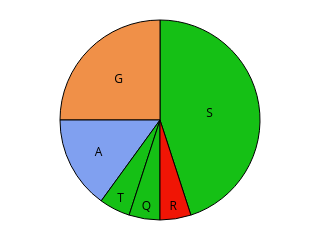
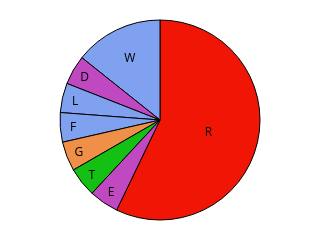
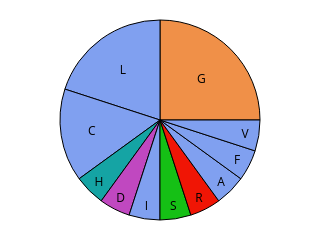
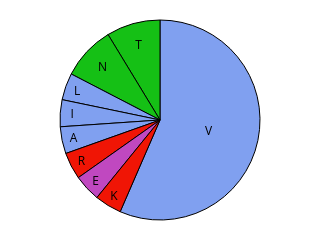

Source (notebook cell) for these figures, in order:
### Code cell
## msa
# for THU_name, blade_range in THU_st_ed.items():
#     sub_df = msa_df[(msa_df['Q92508_IDX'] >= blade_range[0]) & (msa_df['Q92508_IDX'] <= blade_range[1])]
#     THU_idx, TM_idx=THU_name.split("_")[0], THU_name.split("_")[1]
    
    # S_dict={}
    # for column in sub_df.columns[:-1]:
    #     S_dict[column]="".join(sub_df[column])
    
    # MSA_SEQ = "\n".join(f">{name}\n{seq}" for name, seq in S_dict.items())
    # msa_file = StringIO(MSA_SEQ)
    # mv = MsaViz(msa_file, wrap_length=50, color_scheme="Clustal", show_count=False, show_grid=True, show_consensus=True)
    # mv.add_text_annotation((1, len(sub_df)), "hPiezo1_"+THU_idx+"_TM"+TM_idx, text_color="black", range_color="black")
    # mv.set_plot_params(ticks_interval=5,x_unit_size=0.14,grid_color="black")
    # file_name="hPiezo1_"+THU_idx+"_TM"+TM_idx
    # mv.savefig("./LOGO_nogap/"+file_name+".svg")
    # fig = mv.plotfig()

clustalX_color_dict={
    "A":"#80A0F0",
    "C":"#80A0F0",
    "I":"#80A0F0",
    "L":"#80A0F0",
    "M":"#80A0F0",
    "F":"#80A0F0",
    "W":"#80A0F0",
    "V":"#80A0F0",
    "K":"#F01505",
    "R":"#F01505",
    "E":"#C048C0",
    "D":"#C048C0",
    "N":"#15C015",
    "Q":"#15C015",
    "S":"#15C015",
    "T":"#15C015",
    "G":"#F09048",
    "P":"#C0C000",
    "H":"#15A4A4",
    "Y":"#15A4A4",   
    "-":"#FFFFFF"
}
C_85_color="#F08080"

for pos in [434, 530, 585, 597, 608, 615, 695]:
    colr=[]
    row= msa_df[msa_df['Q92508_IDX'] == pos]
    lst_all = row.iloc[0].tolist()[:-1]
    lst = [i for i in lst_all if i != "-"]
    freq = Counter(lst)
    freq_d=dict(freq)
    for k,v in freq_d.items():
        if k == "C":
            percentage = v/len(lst)
            if percentage>0.85:
                colr.append(C_85_color)
            else:
                colr.append("#80A0F0")
        colr.append(clustalX_color_dict[k])
        
    figPie = go.Figure(data=[go.Pie(labels=list(freq.keys()), values=list(freq.values()), textinfo='label',textfont=dict(color='black'),
                                    marker=dict(colors=colr,
                                                line=dict(
                                                    color='black',
                                                    width=1
                                                )))])

    figPie.update_layout(
        showlegend=False,
        height=200, width=200,
        paper_bgcolor="rgba(0,0,0,0)",
        plot_bgcolor="rgba(0,0,0,0)",
        margin=dict(l=20, r=20, t=20, b=20),
    )
    figPie.write_image("./pie/"+str(pos)+"_pie.svg")
    figPie.show()
            
            
        
    
# 434, 530, 585, 597, 608, 615, 695

### Figure 1 — Plotly figure (JSON) as saved in the notebook; plotly's stock layout.template omitted (floating-point values rounded to 4 significant figures)
{"data": [{"labels": ["S", "G", "T", "Q", "R", "A"], "marker": {"colors": ["#15C015", "#F09048", "#15C015", "#15C015", "#F01505", "#80A0F0"], "line": {"color": "black", "width": 1}}, "textfont": {"color": "black"}, "textinfo": "label", "type": "pie", "values": [9, 5, 1, 1, 1, 3]}], "layout": {"height": 200, "margin": {"b": 20, "l": 20, "r": 20, "t": 20}, "paper_bgcolor": "rgba(0, 0, 0, 0)", "plot_bgcolor": "rgba(0, 0, 0, 0)", "showlegend": false, "width": 200}}

### Figure 2 — Plotly figure (JSON) as saved in the notebook; plotly's stock layout.template omitted (floating-point values rounded to 4 significant figures)
{"data": [{"labels": ["R", "D", "L", "F", "G", "T", "W", "E"], "marker": {"colors": ["#F01505", "#C048C0", "#80A0F0", "#80A0F0", "#F09048", "#15C015", "#80A0F0", "#C048C0"], "line": {"color": "black", "width": 1}}, "textfont": {"color": "black"}, "textinfo": "label", "type": "pie", "values": [12, 1, 1, 1, 1, 1, 3, 1]}], "layout": {"height": 200, "margin": {"b": 20, "l": 20, "r": 20, "t": 20}, "paper_bgcolor": "rgba(0, 0, 0, 0)", "plot_bgcolor": "rgba(0, 0, 0, 0)", "showlegend": false, "width": 200}}

### Figure 3 — Plotly figure (JSON) as saved in the notebook; plotly's stock layout.template omitted (floating-point values rounded to 4 significant figures)
{"data": [{"labels": ["L", "H", "G", "D", "I", "S", "R", "C", "A", "F", "V"], "marker": {"colors": ["#80A0F0", "#15A4A4", "#F09048", "#C048C0", "#80A0F0", "#15C015", "#F01505", "#80A0F0", "#80A0F0", "#80A0F0", "#80A0F0", "#80A0F0"], "line": {"color": "black", "width": 1}}, "textfont": {"color": "black"}, "textinfo": "label", "type": "pie", "values": [4, 1, 5, 1, 1, 1, 1, 3, 1, 1, 1]}], "layout": {"height": 200, "margin": {"b": 20, "l": 20, "r": 20, "t": 20}, "paper_bgcolor": "rgba(0, 0, 0, 0)", "plot_bgcolor": "rgba(0, 0, 0, 0)", "showlegend": false, "width": 200}}

### Figure 4 — Plotly figure (JSON) as saved in the notebook; plotly's stock layout.template omitted (floating-point values rounded to 4 significant figures)
{"data": [{"labels": ["V", "T", "L", "I", "A", "R", "E", "N", "K"], "marker": {"colors": ["#80A0F0", "#15C015", "#80A0F0", "#80A0F0", "#80A0F0", "#F01505", "#C048C0", "#15C015", "#F01505"], "line": {"color": "black", "width": 1}}, "textfont": {"color": "black"}, "textinfo": "label", "type": "pie", "values": [13, 2, 1, 1, 1, 1, 1, 2, 1]}], "layout": {"height": 200, "margin": {"b": 20, "l": 20, "r": 20, "t": 20}, "paper_bgcolor": "rgba(0, 0, 0, 0)", "plot_bgcolor": "rgba(0, 0, 0, 0)", "showlegend": false, "width": 200}}
